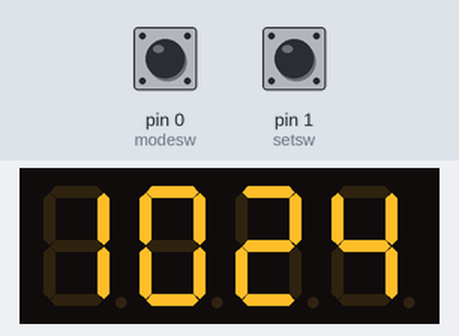
A program run on a simulated MicroPython board. On the bench: 4-digit seven-segment display. The inputs (shaded band) are chosen by the test bench; at power-on: pin 0 (modesw) HIGH, pin 1 (setsw) HIGH. The clock reads 2024-03-15 10:24:30 at power-on unless the program sets it; the segment pins are drawn as the display they are named for.

Above: at 0.6 s.
1.3 s: pin 0 (modesw) pulled LOW for 0.15 s
At 2.7 s:
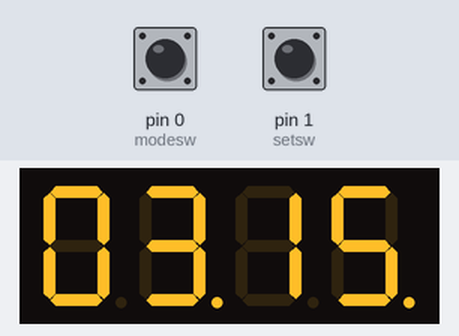
3.0 s: pin 0 (modesw) pulled LOW for 1 s
At 3.9 s:
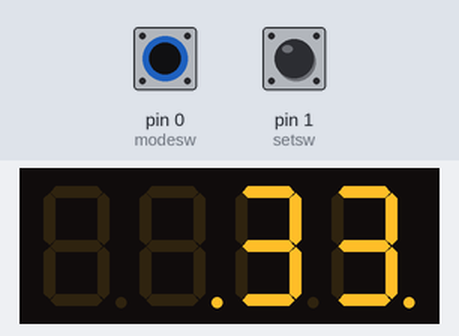
5.5 s: pin 1 (setsw) pulled LOW for 3.2 s
At 7.0 s:
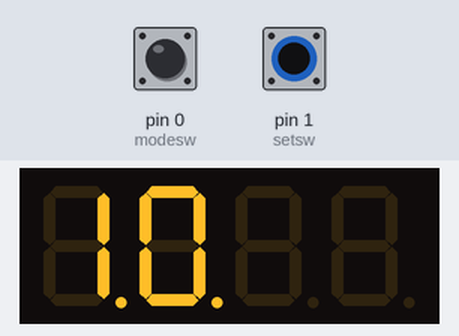
10.2 s: pin 1 (setsw) pulled LOW for 0.15 s
At 11.0 s:
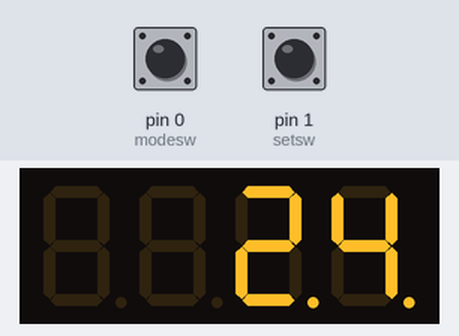
Timing chart, 0 to 13.2 s (numbered marks = the images above; inputs shaded):
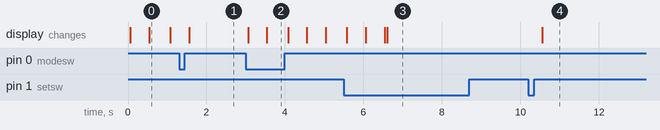

Measured:
- after the input at 1.3 s, the display: changes after 0.26 s (image 1)
- after the input at 3.0 s, the display: first changes after 0.06 s (image 2 shows a later state)
- after the input at 10.2 s, the display: changes after 0.36 s (image 4)

The program:

fullfunc_clock.py
```python
#스위치 입력 기능을 가지는 디지털시계 구현하기
#
# 1차 목표: Down 스위치 누르면 날짜/시간 번갈아서 디스플레이함
# 2차 목표: 초 표시까지
# 3차 목표: 스위치 조작을 통한 시간 설정 기능
#       3.1 오래 누르기 감지 기능 추가 (setting mode / running mode change)
#            1.5초 이상 누르면 작동
#       3.2 setting mode: time tuple (year, month, day, hour, min) 설정하기

import fndControl as fnd
from machine import Timer
from machine import RTC
from machine import Pin

#hardware configuration
modesw = Pin(0, Pin.IN, Pin.PULL_UP)
setsw = Pin(1, Pin.IN, Pin.PULL_UP)

#init RTC
rtc = RTC()

#global variables
currentDigit = 0  #current digit counter 0~3
displayNumber=[0,0,0,0 ]  #default values of 4 numbers
dotFlag=[False,True,False,False]  #DP segment ON/OFF info for each digit
disMode=0  #display mode variable 0:display time, 1: date MM.DD, 2: seconds __SS
longSwCnt = 0 # long time switch pressing counter that is increased in 0.5sec IRQ handler
setMode = False   #time setting flag variable , if True, then time setting mdoe
cTime=(2022,5,17,2,12,0,0,0)
blinkFlag = True

#use two different timers
# first: 0.5sec timer -- toggling 2nd digit DP seg.
# second: 5msec timer -- change the displayed digit with the given data

def dd_cb(dd_tmr):
    '''
    Callback function for dynamic driving
     - major role: change to the digit turned on
    '''
    global currentDigit

    #at first turn the current digit OFF
    fnd.turnoffDigit(currentDigit)

    #change the digit
    currentDigit += 1
    currentDigit %= 4
    fnd.displayDigitOne(currentDigit, displayNumber[currentDigit], dotFlag[currentDigit])


def halfsec_cb(halfsectmr):
    #callback function for half second period (0.5sec)
    #major role: 현재 시각 정보 갖고 오기 & dp pin toggling
    global dotFlag
    global displayNumber
    global disMode
    global setMode
    global longSwCnt
    global cTime
    global blinkFlag

    cTime = rtc.datetime()

    # handling for longSwCnt
    if longSwCnt != 0:  #press set button once
        #read the set sw value
        if setsw.value() == 0:  #pressed ?
            longSwCnt += 1
        else:
            longSwCnt = 0   #reset the counter


    if longSwCnt == 4: #more than 1.5sec then change the mode btwn set/display
        longSwCnt = 0
        if not setMode:
            setMode = True
            disMode = 0
        else:
            setMode = False
            disMode = 0

    # handling display for two modes
    #
    if not setMode: # In normal mode
        if disMode == 0 : # mode 0; displya HH:MM
            displayNumber=[cTime[4]//10, cTime[4]%10, cTime[5]//10, cTime[5]%10]
            dotFlag= [False, not dotFlag[1], False, False]

        elif disMode == 1: #mode 1: mm:dd
            displayNumber=[cTime[1]//10, cTime[1]%10, cTime[2]//10, cTime[2]%10]
            dotFlag=[ False, True, False, True]

        elif disMode == 2: #mode 2: __:ss
            displayNumber=[16,16, cTime[6]//10, cTime[6]%10]
            dotFlag = [ False, not dotFlag[1], False, not dotFlag[3]]

    else: # In setting mode
        if disMode == 0 : # mode 0; displya H.H._ _
            displayNumber=[cTime[4]//10, cTime[4]%10, 16, 16 ]
            dotFlag=[True, True, False, False]

        elif disMode == 1 : # mode 1; displya _ _M.M.
            displayNumber=[16, 16, cTime[5]//10, cTime[5]%10 ]
            dotFlag=[False, False, True, True]

        elif disMode == 2 : # mode 2; displya mm._ _
            displayNumber=[cTime[1]//10, cTime[1]%10, 16, 16 ]
            dotFlag=[False, True, False, False]
        elif disMode == 3 : # mode 3; displya _ _.dd
            displayNumber=[16, 16, cTime[2]//10, cTime[2]%10 ]
            dotFlag=[False, True, False, False]


def modeSWcb(modesw):
    '''
    modeSWcb() function: mode switch callback function
    This function handle the mode switch clicking events:
      Normal mode: pushing this switch to change the display mode
      Setting mode: increase the value of each digits
    '''
    global disMode
    global setMode
    global cTime

    if not setMode:
        disMode += 1
        disMode %= 3
    else: # in setting mode increase the value
        newTS = list(cTime)
        if disMode == 0: #increase HH
            newTS[4] += 1
            if newTS[4] > 23:
                newTS[4] = 0
        elif disMode == 1: #increase MM
            newTS[5] += 1
            if newTS[5] > 59:
                newTS[5] = 0
        elif disMode == 2: #increase mm
            newTS[1] += 1
            if newTS[1] > 12:
                newTS[1] = 1
        elif disMode == 3: #increase mm
            newTS[2] += 1
            if newTS[2] > 31:
                newTS[2] = 1

        #set up rtc
        rtc.datetime(newTS)


def setDownSWcb(setsw):
    '''
    setDownSwcb() function: setting switch callback function
    The role of thi CB func: start to count the longSwCnt variable
    '''
    # global setMode
    global longSwCnt
    global disMode
    global setMode


    longSwCnt = 1

    if setMode:
        disMode += 1
        disMode %= 4  # set mode: 0 ~ 3


# initialize the IRQs of Pins
modesw.irq(modeSWcb, trigger=Pin.IRQ_FALLING )
setsw.irq(setDownSWcb, trigger=Pin.IRQ_FALLING )


#run timers
dd_tmr=Timer(period=5, mode=Timer.PERIODIC, callback=dd_cb)
halfsectmr=Timer(period=500, mode=Timer.PERIODIC, callback=halfsec_cb)
```

fndControl.py
```python
# FND 제어를 위한 여러 함수를 모듈 방식으로 재편성함.
# module name: fndControl.py
#
from machine import Pin
import time

#define output pins and FND elements
dig1 = Pin(13, Pin.OUT, value=1)  #initially turn off
dig2 = Pin(12, Pin.OUT, value=1)
dig3 = Pin(11, Pin.OUT, value=1)
dig4 = Pin(10, Pin.OUT, value=1)

digitLst = [dig1, dig2, dig3, dig4]

segA=Pin(9,Pin.OUT)
segB=Pin(8,Pin.OUT)
segC=Pin(7,Pin.OUT)
segD=Pin(6,Pin.OUT)
segE=Pin(18,Pin.OUT)
segF=Pin(19,Pin.OUT)
segG=Pin(20,Pin.OUT)
segDP=Pin(21,Pin.OUT)

segLst=[segA, segB, segC, segD, segE, segF, segG]

# 0~9 mapping table
segmap = [ [1,1,1,1,1,1,0], [0,1,1,0,0,0,0], [1,1,0,1,1,0,1], [1,1,1,1,0,0,1], [0,1,1,0,0,1,1], [1,0,1,1,0,1,1],\
          [1,0,1,1,1,1,1], [1,1,1,0,0,0,0], [1,1,1,1,1,1,1], [1,1,1,1,0,1,1], [1,1,1,0,1,1,1], [0,0,1,1,1,1,1],\
          [1,0,0,1,1,1,0], [0,1,1,1,1,0,1], [1,0,0,1,1,1,1], [1,0,0,0,1,1,1], [0,0,0,0,0,0,0] ]

#global variables
#display on flag
displayOnState = False
#time duration for dynamic driving
displayRate = 5000  #unit micro sec, default = 5 msec


#define a function to display one number on 7segments unit
def displayNumber(num):
    '''
    Display one number at one 7 segment
    parameter: num - 0 ~ 15 integer number to be displayed, and ' '(space character) for blank(empty)
    '''
    if num >= 0 and num <= 16: #check the valid range
        mapinfo = segmap[num]
        for i in range(7):
            segLst[i].value(mapinfo[i])
    else:
        print('Err:out of range in displayed number')
        return -1

def displayDigitOne(digit, num, dpOn=False):
    '''
    a function to display one number at the given digit
    -parameter: digit - 0 ~ 3 (left to right), num - 0 ~ 15, dpOn: DP on/off default=False
    '''
    if digit >= 0 and digit <=3 :
        digitLst[digit].value(0)      #turn on the given digit
    else:
        print('Err: out of range for digit')
        return -1

    displayNumber(num)

    if dpOn:
        segDP.on()
    else:
        segDP.off()

def turnoffDigit(digit):
    '''
    Turn off the given digit segment
    -parameter: digit - 0 ~ 3 (left to right)
    '''
    digitLst[digit].value(1)

def turnoff4Fnd():
    '''
    Turn off the 4 digits 7 segments
    '''
    global displayOnState
    if displayOnState:
        displayOnState = False
        for i in range(4):
            turnoffDigit(i)

def onoffDP(digit, flag):
    '''
    Turn on the given digit's DP (dot)
    '''
    if digit >= 0 and digit <=3 :
        if flag:
            digitLst[digit].value(0)      #turn on the given digit
            segDP.value(1)
        else:
             digitLst[digit].value(1)      #turn off the given digit
             segDP.value(0)
    else:
        print('Err: wrong digit')
        return
    
```
